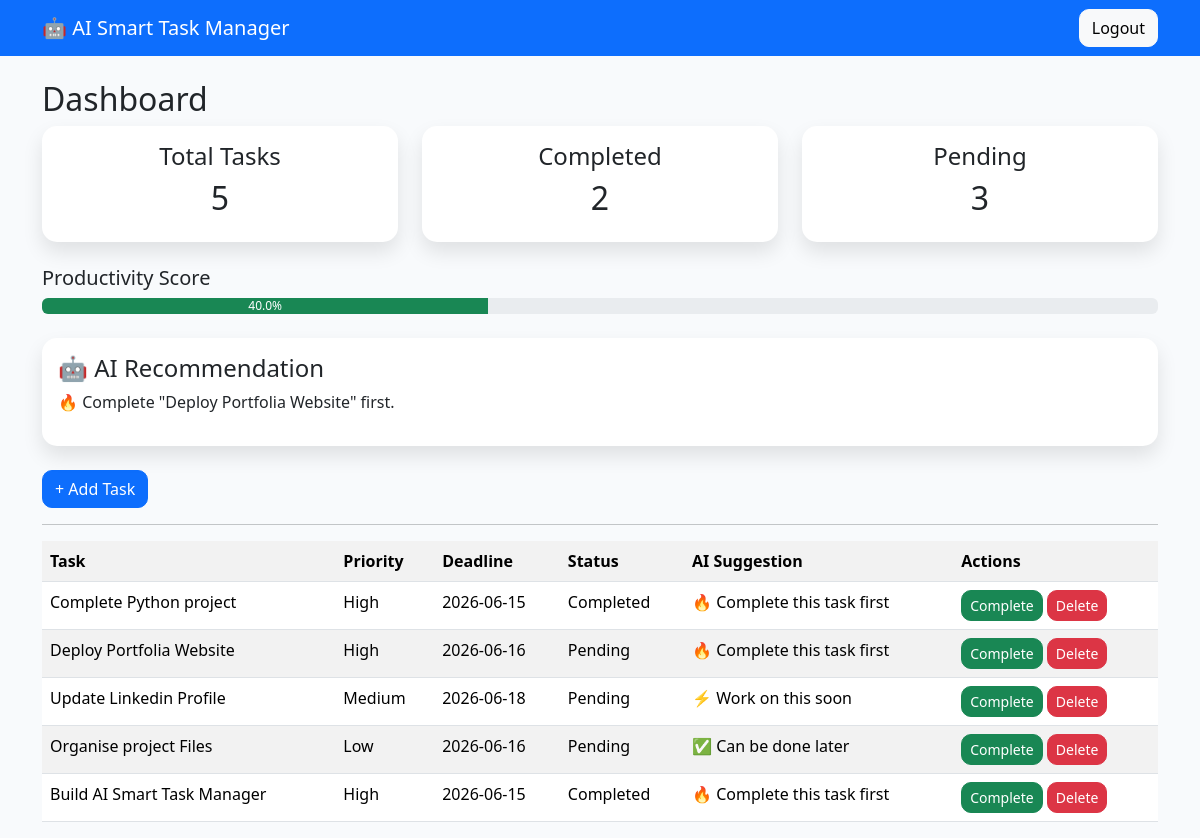
Screenshot of / (signed in) with the database file from the repository.
### app.py (models this page shows)
class Task(db.Model):
    id = db.Column(db.Integer, primary_key=True)
    title = db.Column(db.String(100))
    priority = db.Column(db.String(20))
    deadline = db.Column(db.String(50))
    status = db.Column(db.String(20), default="Pending")
    suggestion = db.Column(db.String(200))

### app.py (the view)
@app.route('/')
def dashboard():
    if 'user' not in session:
        return redirect('/login')
    tasks = Task.query.all()
    total = len(tasks)
    completed = len(
        [t for t in tasks if t.status == "Completed"]
    )
    pending = total - completed
    if pending > 0:
        high_tasks = [
            t for t in tasks
            if t.priority == "High"
            and t.status == "Pending"
        ]
        if high_tasks:
            ai_message = f'🔥 Complete "{high_tasks[0].title}" first.'
        else:
            ai_message = "⚡ Finish pending tasks."
    else:
        ai_message = "🎉 Excellent! All tasks completed."
    return render_template(
        'dashboard.html',
        tasks=tasks,
        total=total,
        completed=completed,
        pending=pending,
        ai_message=ai_message
    )

### templates/dashboard.html (shortened to what this page needs)
<!DOCTYPE html>
<html>
<head>
<link href="https://cdn.jsdelivr.net/npm/bootstrap@5.3.3/dist/css/bootstrap.min.css" rel="stylesheet">
<link rel="stylesheet"
href="{{ url_for('static', filename='css/style.css') }}">
</head>
<body>
<nav class="navbar navbar-dark bg-primary">
<div class="container">
<span class="navbar-brand">
🤖 AI Smart Task Manager
</span>
<a href="/logout" class="btn btn-light">
Logout
</a>
</div>
</nav>
<div class="container mt-4">
<h2>Dashboard</h2>
<div class="row">
<div class="col-md-4">
<div class="card p-3 text-center">
<h4>Total Tasks</h4>
<h2>{{ total }}</h2>
</div>
</div>
<div class="col-md-4">
<div class="card p-3 text-center">
<h4>Completed</h4>
<h2>{{ completed }}</h2>
</div>
</div>
<div class="col-md-4">
<div class="card p-3 text-center">
<h4>Pending</h4>
<h2>{{ pending }}</h2>
</div>
</div>
</div>
<br>
<h5>Productivity Score</h5>
<div class="progress">
<div class="progress-bar bg-success"
style="width: {{ (completed/total*100) if total > 0 else 0 }}%">
{{ ((completed/total*100)|round(0)) if total > 0 else 0 }}%
</div>
</div>
<br>
<div class="card p-3">
<h4>🤖 AI Recommendation</h4>
<p>{{ ai_message }}</p>
</div>
<br>
<a href="/add" class="btn btn-primary">
+ Add Task
</a>
<hr>
<table class="table table-striped">
<tr>
<th>Task</th>
<th>Priority</th>
<th>Deadline</th>
<th>Status</th>
<th>AI Suggestion</th>
<th>Actions</th>
</tr>
{% for task in tasks %}
<tr>
<td>{{ task.title }}</td>
<td>{{ task.priority }}</td>
<td>{{ task.deadline }}</td>
<td>{{ task.status }}</td>
<td>{{ task.suggestion }}</td>
<td>
<a href="/complete/{{task.id}}" class="btn btn-success btn-sm">
Complete
</a>
<a href="/delete/{{task.id}}" class="btn btn-danger btn-sm">
Delete
</a>
</td>
</tr>
{% endfor %}
</table>
</div>
</body>
</html>

### static/style.css (style rules this page uses)
body { background:#f8fafc; font-family:'Segoe UI',sans-serif; }
.card { border:none; border-radius:15px; box-shadow:0 10px 20px rgba(0,0,0,0.1); }
.btn { border-radius:10px; }

### rows the page displays
Task: title "Complete Python project", priority "High", deadline "2026-06-15", status "Completed", suggestion "🔥 Complete this task first"
Task: title "Deploy Portfolia Website", priority "High", deadline "2026-06-16", status "Pending", suggestion "🔥 Complete this task first"
Task: title "Update Linkedin Profile", priority "Medium", deadline "2026-06-18", status "Pending", suggestion "⚡ Work on this soon"
Task: title "Organise project Files", priority "Low", deadline "2026-06-16", status "Pending", suggestion "✅ Can be done later"
Task: title "Build AI Smart Task Manager", priority "High", deadline "2026-06-15", status "Completed", suggestion "🔥 Complete this task first"

### other values shown
{{ total }} "5"
{{ completed }} "2"
{{ pending }} "3"
{{ ((completed/total*100)|round(0)) if total > 0 else 0 }} "40.0"
{{ ai_message }} "🔥 Complete \"Deploy Portfolia Website\" first."
